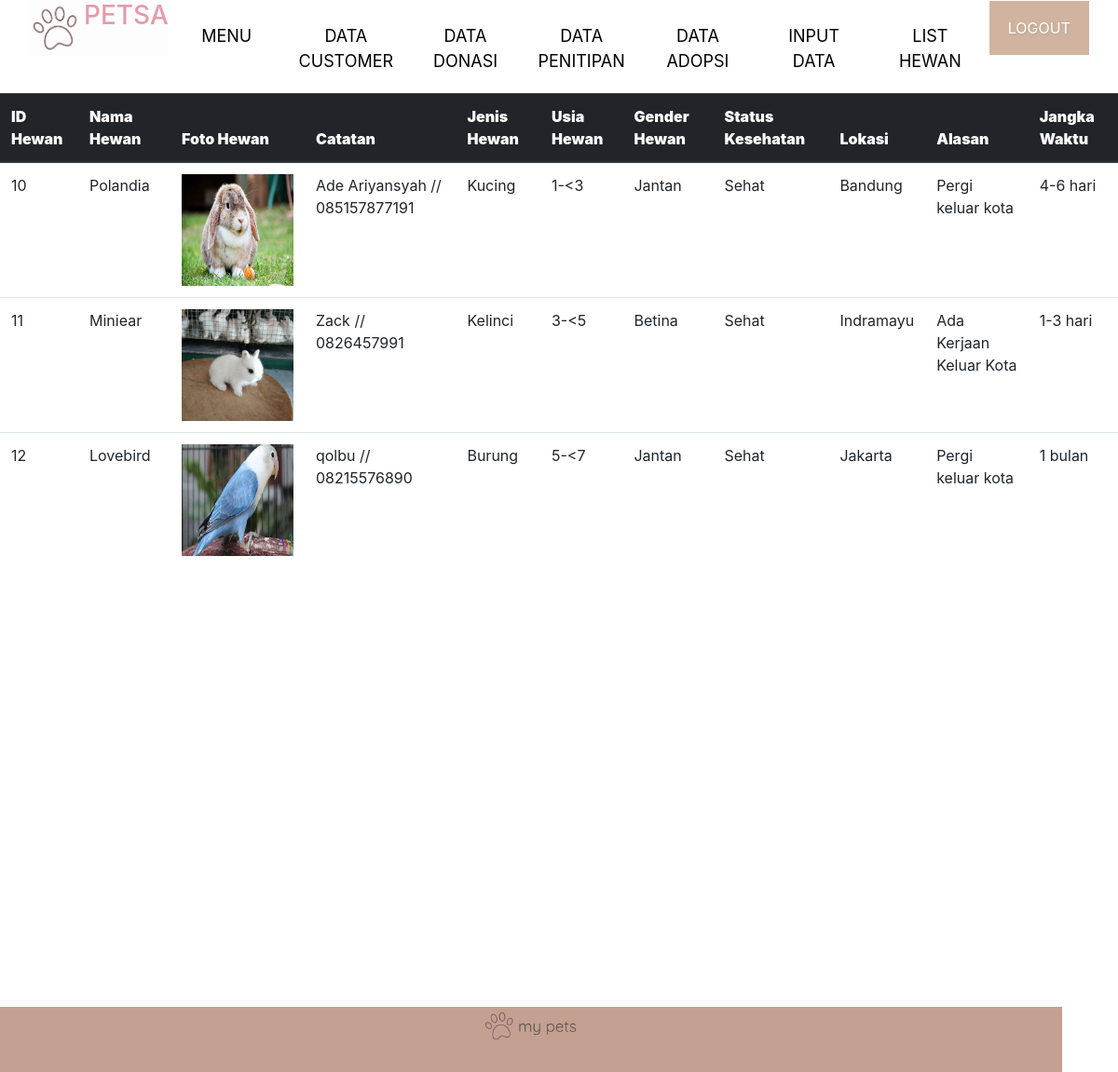
Page /admin/datatitip.php on the committed database.
### tables this page shows
CREATE TABLE `data_titip` (
  `id` int(20) NOT NULL,
  `nama_hewan` varchar(255) NOT NULL,
  `foto` varchar(255) NOT NULL,
  `catatan` varchar(255) NOT NULL,
  `jenis` varchar(255) NOT NULL,
  `usia` varchar(10) NOT NULL,
  `gender` varchar(100) NOT NULL,
  `status_kesehatan` varchar(100) NOT NULL,
  `lokasi` varchar(255) NOT NULL,
  `alasan` varchar(255) NOT NULL,
  `jangka_waktu` varchar(255) NOT NULL
);

### admin/datatitip.php (the view, shortened to what this page needs)
<!DOCTYPE html>
<html>
<head>
	<link rel="stylesheet" type="text/css" href="../assets/style.css">
  <link rel="stylesheet" href="https://maxcdn.bootstrapcdn.com/bootstrap/4.0.0/css/bootstrap.min.css"
 />
</head>
<body>
<header>
  <div id="wrapper">
  <div id="header">
      <nav>
        <ul class="nav-header">
          <a href="index.html" id="logo"><img src="../assets/image/ikon.png" width="60px"></a>
          <h3 style="color: #e39cab; font-family: ">PETSA</h3>
          <li><a href="indexadmin.php">MENU</a></li>
          <li><a href="datacustomer.php">DATA CUSTOMER</a></li>
          <li><a href="datadonasi.php">DATA DONASI</a></li>
          <li><a href="datatitip.php">DATA PENITIPAN</a></li>
          <li><a href="dataadopsi.php">DATA ADOPSI</a></li>
          <li><a href="datahewan.php">INPUT DATA</a></li>
          <li><a href="../admin/datalisthewan.php">LIST HEWAN</a></li>
          <button><a href="../logout.php">LOGOUT</a></button>
        </ul>
      </nav>
<br>
  </div>
</header>
 <table class="table table-hover">
                <thead class="thead-dark">
                  <tr>
                    <th scope="col"><b>ID Hewan</b></td>
                    <th scope="col"><b>Nama Hewan</b></td>
                    <th scope="col"><b>Foto Hewan</b></td>
                    <th scope="col"><b>Catatan</b></td>
                    <th scope="col"><b>Jenis Hewan</b></td>
                    <th scope="col"><b>Usia Hewan</b></td>
                    <th scope="col"><b>Gender Hewan</b></td>
                    <th scope="col"><b>Status Kesehatan</b></td>
                    <th scope="col"><b>Lokasi</b></td>
                    <th scope="col"><b>Alasan</b></td>
                    <th scope="col"><b>Jangka Waktu</b></td>
                  </tr>
                </thead>
                <tbody>
                  <?php
            include_once("../config.php");
            $results = mysqli_query($conn, "SELECT * FROM data_titip");
              while ($res = mysqli_fetch_array($results)):
            ?>
              <tr>
                <td scope="row"><?=$res['id']?> </td>
                <td> <?=$res['nama_hewan']?> </td>
                <td > <?='<img src="../image/'.$res['foto'] .'" style="width: 120px; height:120px ">'?>
                <td> <?=$res['catatan']?></td>
                <td> <?=$res['jenis']?> </td>
                <td> <?=$res['usia']?> </td>
                <td> <?=$res['gender']?> </td>
                <td> <?=$res['status_kesehatan']?> </td>
                <td> <?=$res['lokasi']?> </td>
                <td> <?=$res['alasan']?> </td>
                <td> <?=$res['jangka_waktu']?> </td>
              </tr>
            <?php
            endwhile;
             ?>
                </tbody>
      </table>
<main>
<br/>
</main>
<br/><br/>
<br/><br/>
<br/><br/>
<br/><br/>
<br/><br/>
<br/><br/>
<br/><br/>
<br/><br/>
<br/><br/>
  <footer >
<div class="container2" >
  <div class="box4" >
    <img src="../assets/image/logo.png" width="100%" >
  </footer>
  </body>
</html>

### assets/style.css (style rules this page uses)
body { font-family: 'DM Sans', sans-serif; }
#header { height: 100px; background-color: white; width: 95%; margin: auto; border-bottom: #C4A092; }
.nav-header { padding:0; margin: auto; list-style-type: none; background-color: #FDFDFD; height: 60px; display: flex; width: 100%; flex-direction: row; }
.nav-header > li { width: 180px; background-color: #FFFFFF; padding: 15px; padding-top: 25px; text-align: center; color: black; font-size: 18px; }
a:link { color: black; text-decoration: none; }
button { color: #FFFFFF; background-color: #C4A092; border-color: #C4A092; border-radius: 15%; font-size: large; padding: 10px; margin-top: 10px; box-shadow: none; }
button a:link { color: white; text-decoration: none; }
.container2 { display: flex; height: 70px; width: 95%; padding-bottom: 2%; background-color: #C4A092; }
.box4 { width: 10%; margin: auto; height: 50px; }
h3 { text-align: center; font-weight: bold; }
.form-login input[type="button"], .form-login input[type="submit"], button { background: #D0B49F; padding: 8px 20px 8px 20px; border-radius: 5px; color: white; text-shadow: 1px 1px 3px rgba(0, 0, 0, 0.12); font: normal 30px 'DM Sans', sans-serif; box-shadow: 0px 2px 2px 0px rgba(255, 255, 255, 0.17); border: 1px solid white; font-size: 15px; }
* { box-sizing: border-box; }
::placeholder { color: #C4A092; font-size: 15px; font-family: 'DM Sans', sans-serif; background-color: transparent; border-color: white; }

### rows in the picture
data_titip: id "10", nama_hewan "Polandia", foto (picture), catatan "Ade Ariyansyah // 085157877191", jenis "Kucing", usia "1-<3", gender "Jantan", status_kesehatan "Sehat", lokasi "Bandung", alasan "Pergi keluar kota", jangka_waktu "4-6 hari"
data_titip: id "11", nama_hewan "Miniear", foto (picture), catatan "Zack // 0826457991", jenis "Kelinci", usia "3-<5", gender "Betina", status_kesehatan "Sehat", lokasi "Indramayu", alasan "Ada Kerjaan Keluar Kota", jangka_waktu "1-3 hari"
data_titip: id "12", nama_hewan "Lovebird", foto (picture), catatan "qolbu // 08215576890", jenis "Burung", usia "5-<7", gender "Jantan", status_kesehatan "Sehat", lokasi "Jakarta", alasan "Pergi keluar kota", jangka_waktu "1 bulan"
